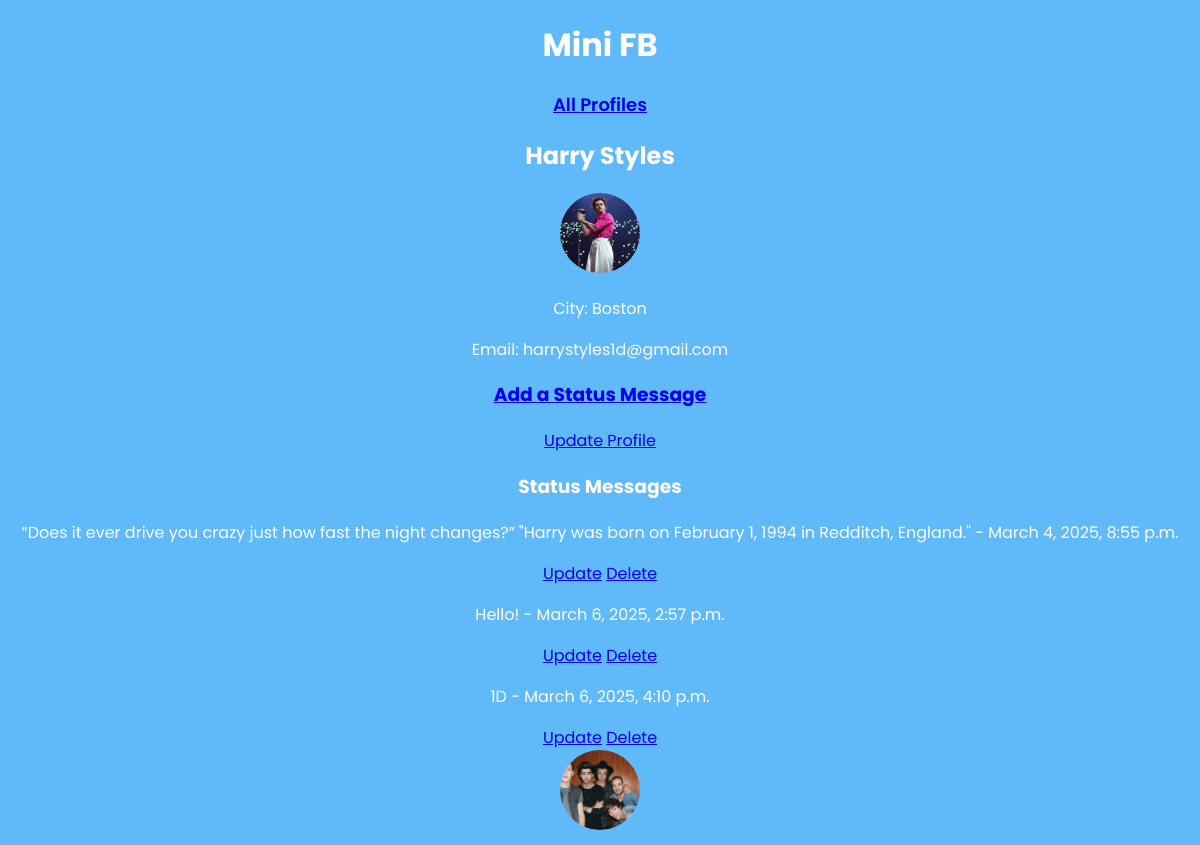
The app's page /mini_fb/profile/1/, older data.
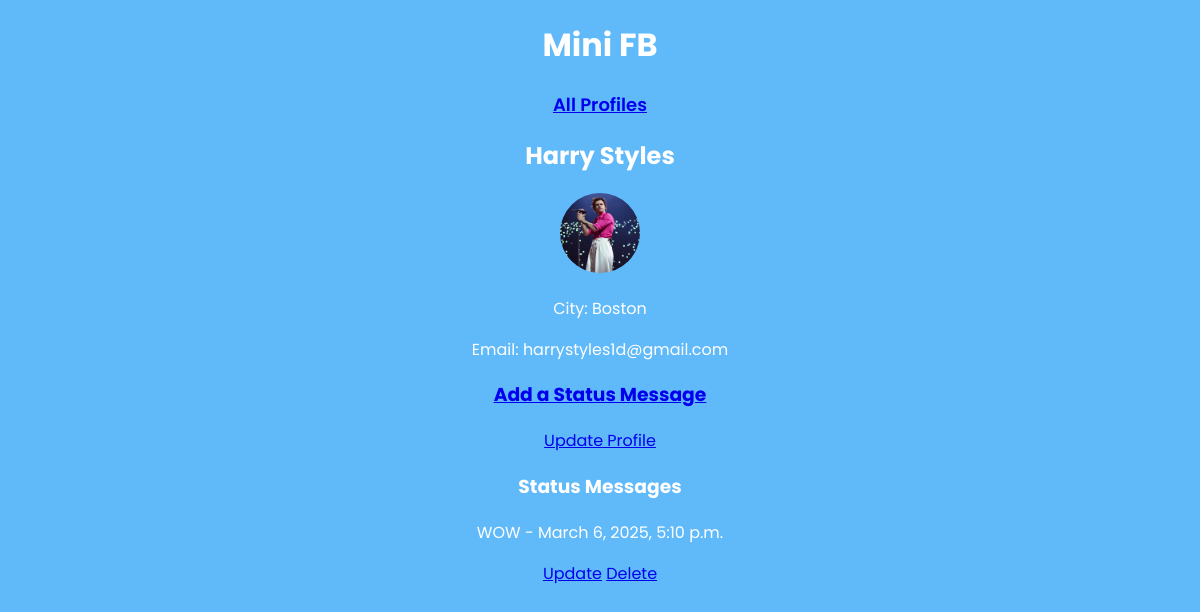
The same page, newer data.
### mini_fb/models.py (models this page shows, shortened)
class StatusMessage(models.Model):
    profile = models.ForeignKey(Profile, on_delete=models.CASCADE)
    text = models.CharField(max_length=300)
    created_at = models.DateTimeField(auto_now_add=True)

class StatusImage(models.Model):
    status_message = models.ForeignKey(StatusMessage, on_delete=models.CASCADE)
    image = models.ForeignKey(Image, on_delete=models.CASCADE)

class Image(models.Model):
    profile = models.ForeignKey(Profile, on_delete=models.CASCADE)
    image_file = models.ImageField(upload_to='images/')
    uploaded_at = models.DateTimeField(auto_now_add=True)

### mini_fb/views.py (the view, shortened to what this page needs)
# urls.py: path("profile/<int:pk>/", ShowProfilePageView.as_view(), name="show_profile"), #route to display individual profile pages
class ShowProfilePageView(DetailView):
    model = Profile
    template_name = "mini_fb/show_profile.html"
    context_object_name = "profile"
    def get_context_data(self, **kwargs):
        context = super().get_context_data(**kwargs)
        context["status_messages"] = self.object.statusmessage_set.all()  # Corrected to use related_name
        context["form"] = CreateStatusMessageForm()  # Pass the form to the template
        return context

### mini_fb/templates/mini_fb/show_profile.html
{% extends 'mini_fb/base.html' %}
{% block content %}
    <h2>{{ profile.first_name }} {{ profile.last_name }}</h2>
    <img src="{{ profile.image_file.url }}" alt="{{ profile.first_name }}'s Profile Picture" width="150" height="150">
    <p>City: {{ profile.city }}</p>
    <p>Email: {{ profile.email }}</p>
    <h3><a href="{% url 'add_status' profile.pk %}">Add a Status Message</a></h3>
    <a href="{% url 'update_profile' pk=profile.pk %}">Update Profile</a>
    <h3>Status Messages</h3>
    {% for st_msg in profile.statusmessage_set.all %}
        <div class="status-message">
            <p>{{ st_msg.text }} - {{ st_msg.created_at }}</p>
            <a href="{% url 'update_status' pk=st_msg.pk %}">Update</a>
            <a href="{% url 'delete_status' pk=st_msg.pk %}">Delete</a>
        </div>
        <div>
            {% for status_image in st_msg.statusimage_set.all %}
                <img src="{{ status_image.image.image_file.url }}" alt="Status Image" width="200">
            {% endfor %}
        </div>
    {% empty %}
        <p>No status messages yet.</p>
    {% endfor %}
{% endblock %}

Row changes from the older to the newer data that the page shows:
removed StatusMessage: text "“Does it ever drive you crazy just how fast the night changes?” \"Harry was born on February 1, 1994 in Redditch, England.\"", created_at "March 4, 2025, 8:55 p.m."
removed StatusMessage: text "Hello!", created_at "March 6, 2025, 2:57 p.m."
removed StatusMessage: text "1D", created_at "March 6, 2025, 4:10 p.m."
removed StatusImage: image.image_file (picture)
added StatusMessage: text "WOW", created_at "March 6, 2025, 5:10 p.m."
